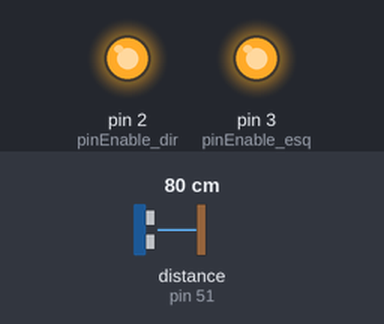
The sketch below on a simulated Arduino Mega 2560, built with avr-gcc and run on an emulated ATmega2560. On the bench: output pins drawn as LEDs (lit = HIGH). The test bench sets the inputs (shaded band); at power-on: distance to the obstacle (sensor on pin 51) 80 cm. The echo pulse lasts 58.3 µs per cm.

Above: at 1.3 s.
1.4 s: distance to the obstacle (sensor on pin 51) set to 54 cm
2.9 s: distance to the obstacle (sensor on pin 51) set to 45 cm
At 4.0 s:
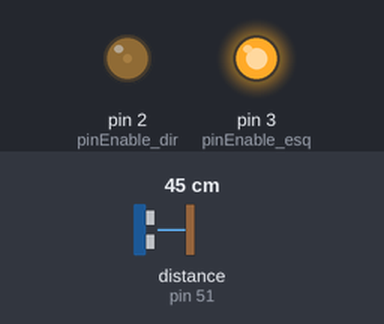
4.5 s: distance to the obstacle (sensor on pin 51) set to 60 cm
At 5.4 s:
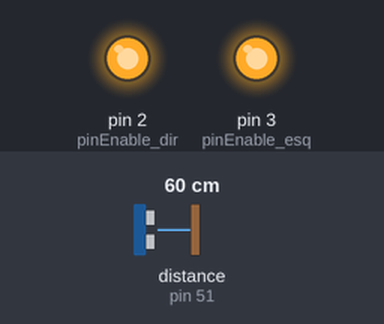
6.5 s: distance to the obstacle (sensor on pin 51) set to 2 cm
At 7.0 s:
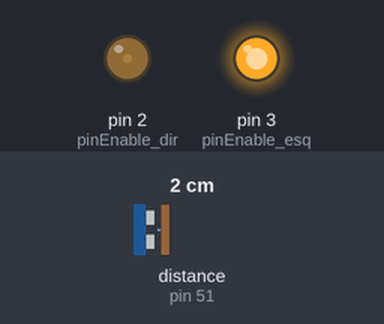
Timing chart, 0 to 9.0 s (numbered marks = the images above; inputs shaded):
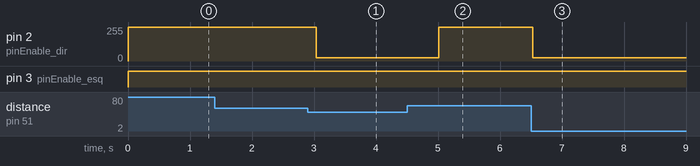

Measured:
- the behaviour switches between 49 and 48 cm on distance to the obstacle (sensor on pin 51) (found by bisection; images 0 and 1)
- after the input at 1.4 s, every drawn part: stays the same
- after the input at 2.9 s, pin 2 (pinEnable_dir): 255/255 → 25/255 after 0.14 s
- after the input at 4.5 s, pin 2 (pinEnable_dir): 25/255 → 255/255 after 0.51 s
- after the input at 6.5 s, pin 2 (pinEnable_dir): 255/255 → 25/255 at once

The sketch:

prog.ino
```cpp
//--------------------------------------------------------------
// Hugo Rafael de Lima
// código das rodinha
//  A = direita e B = esquerda
//--------------------------------------------------------------

#include <NewPing.h>

//--------------------------------------------------------------
// definindo os pinos

// lado A
#define pinFrente_dir  25
#define pinTras_dir  22
#define pinEnable_dir 2

// lado B
#define pinFrente_esq  53
#define pinTras_esq 52
#define pinEnable_esq 3


#define trigger_pin 50
#define echo_pin 51
#define max_dis 200

NewPing sonar( trigger_pin , echo_pin , max_dis );

//--------------------------------------------------------------
// função que faz ir pra frente

void frente( void ) {


  Serial.println("Estou indo pra frente");

  //lado A
  analogWrite(pinEnable_dir, 255);
  digitalWrite(pinFrente_dir, HIGH);
  digitalWrite(pinTras_dir, LOW);

  // lado B
  analogWrite(pinEnable_esq, 255);
  digitalWrite(pinFrente_esq, HIGH);
  digitalWrite(pinTras_esq, LOW);


}

//--------------------------------------------------------------
// função que faz ir pra trás

void tras( void ) {

  unsigned long long temp = millis();

  while ( (millis() - temp) < 1000 ) {

    Serial.println("Estou indo pra tras");

    // lado A
    analogWrite(pinEnable_dir, 255);
    digitalWrite(pinFrente_dir, LOW);
    digitalWrite(pinTras_dir, HIGH);

    // lado B
    analogWrite(pinEnable_esq, 255);
    digitalWrite(pinFrente_esq, LOW);
    digitalWrite(pinTras_esq, HIGH);
  }

}

//--------------------------------------------------------------

void direita( void ) {


  Serial.println("To virando pra direita");

  // lado A (OFF)
  analogWrite(pinEnable_dir, 25);
  digitalWrite(pinFrente_dir, LOW);
  digitalWrite(pinTras_dir, HIGH);

  // lado B (ON)
  analogWrite(pinEnable_esq, 255);
  digitalWrite(pinFrente_esq, HIGH);
  digitalWrite(pinTras_esq, LOW);


}

//--------------------------------------------------------------

void esquerda( void ) {

  unsigned long long temp = millis();

  while ( (millis() - temp) < 1900 ) {

    Serial.println("To virando pra direita");

    // lado A (OFF)
    analogWrite(pinEnable_dir, 200);
    digitalWrite(pinFrente_dir, HIGH);
    digitalWrite(pinTras_dir, LOW);

    // lado B (ON)
    analogWrite(pinEnable_esq, 0);
    digitalWrite(pinFrente_esq, LOW);
    digitalWrite(pinTras_esq, LOW);
  }

}

void parar() {
  unsigned long int anterior;
  anterior = millis();
  while ((millis() - anterior < 100)) {
    // lado A (OFF)
    analogWrite(pinEnable_dir, 0);
    digitalWrite(pinFrente_dir, LOW);
    digitalWrite(pinTras_dir, LOW);

    // lado B (ON)
    analogWrite(pinEnable_esq, 0);
    digitalWrite(pinFrente_esq, LOW);
    digitalWrite(pinTras_esq, LOW);
  }
}
//--------------------------------------------------------------

void desvia() {
  while ( (sonar.ping_cm() < 50) and (sonar.ping_cm() > 0) )
  //  parar();
  direita();
  delay(500);

}

//--------------------------------------------------------------

void setup( void ) {

  // lado A
  analogWrite(pinEnable_dir, OUTPUT);
  digitalWrite(pinFrente_dir, OUTPUT);
  digitalWrite(pinTras_dir, OUTPUT);

  // lado B
  analogWrite(pinEnable_esq, OUTPUT);
  digitalWrite(pinFrente_esq, OUTPUT);
  digitalWrite(pinTras_esq, OUTPUT);

}

//--------------------------------------------------------------

void loop( void ) {

  frente();

  desvia();

}

//--------------------------------------------------------------
```
